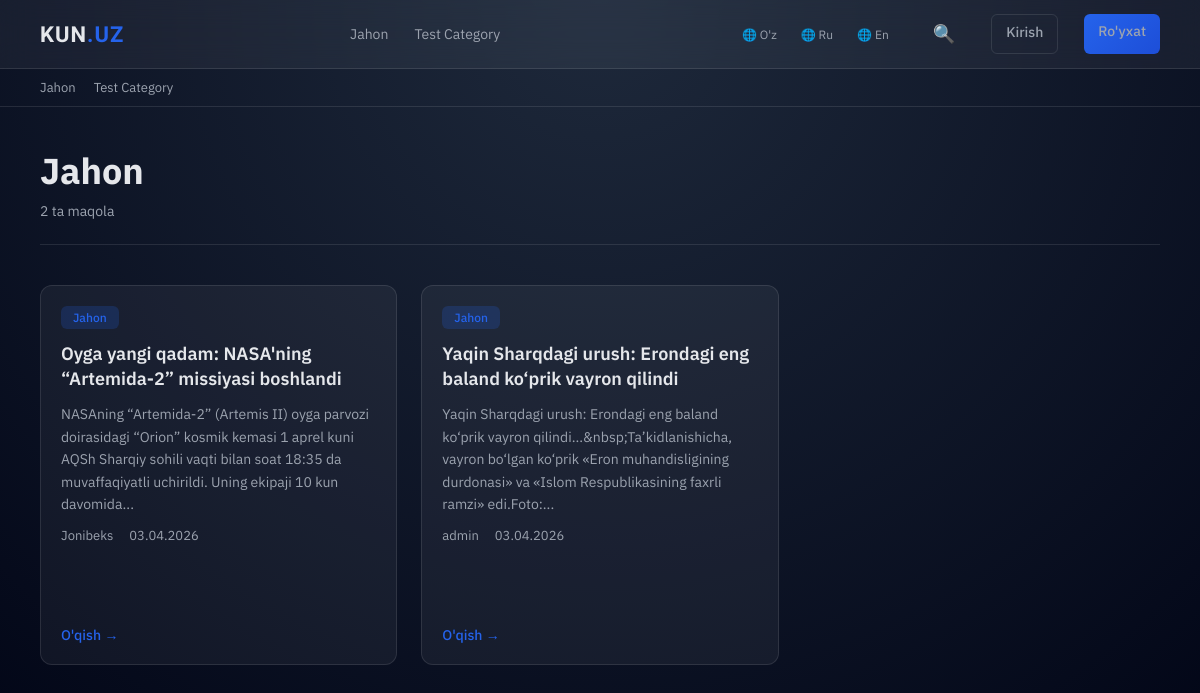
Screenshot of /uz/category/jahon/ with the database file from the repository.
### news/models.py (models this page shows, shortened)
class Category(models.Model):
    name = models.CharField(max_length=150,verbose_name="Kategoriya nomi")
    slug = models.SlugField(unique=True)
    parent = models.ForeignKey("self",null=True,blank=True,on_delete=models.CASCADE)
    class Meta:
        db_table = "category"
        ordering = ["-id"]

class Article(models.Model):
    title = models.CharField(max_length=250,verbose_name="Sarlavha")
    slug = models.SlugField(unique=True)
    content = CKEditor5Field(verbose_name="Maqola matni")
    category = models.ForeignKey(Category, on_delete=models.CASCADE,related_name="articles")
    author = models.ForeignKey(settings.AUTH_USER_MODEL, on_delete=models.CASCADE, related_name="articles")
    status = models.CharField(max_length=20,choices=ArticleStatusChoice.choices, default=ArticleStatusChoice.DRAFT)
    created_at = models.DateTimeField(auto_now_add=True)
    updated_at = models.DateTimeField(auto_now=True)
    class Meta:
        db_table = "article"
        ordering = ["id"]

### accounts/models.py (models this page shows)
class CustomUser(AbstractUser):
    age = models.PositiveIntegerField(null=True, blank=True)

### news/views.py (the view)
# urls.py: path("category/<str:slug>/",CategoryNews.as_view(),name="category-news"),
class CategoryNews(View):
    def get(self, request, slug):
        category = get_object_or_404(Category, slug=slug)
        news = category.articles.all()
        return render(request,"articles/category-news.html",context={"category": category, "news": news})

### news/context_processors.py (called while the page is built)
def categories(request):
    current_lang = get_language() or 'uz'
    if current_lang not in TRANSLATIONS:
        current_lang = 'uz'
    all_categories = Category.objects.all().order_by('name')
    navbar_cats = Category.objects.filter(parent__isnull=True).order_by('name')[:8]
    footer_cats = Category.objects.all().order_by('name')[:12]
    return {
        'categories': all_categories,
        'navbar_categories': navbar_cats,
        'footer_categories': footer_cats,
        'current_language': current_lang,
        'translations': TRANSLATIONS.get(current_lang, {}),
        'available_languages': [
            {'code': 'uz', 'name': 'O\'zbekcha', 'short': 'O\'z'},
            {'code': 'ru', 'name': 'Ruscha', 'short': 'Ru'},
            {'code': 'en', 'name': 'Inglizcha', 'short': 'En'},
        ],
    }

### news/templatetags/custom_filters.py (called while the page is built)
@register.filter
def strip_html_and_media(value, length=200):
    if not value:
        return ""
    value = re.sub(r'<script[^>]*>.*?</script>', '', value, flags=re.DOTALL | re.IGNORECASE)
    value = re.sub(r'<style[^>]*>.*?</style>', '', value, flags=re.DOTALL | re.IGNORECASE)
    value = re.sub(r'<iframe[^>]*>.*?</iframe>', '', value, flags=re.DOTALL | re.IGNORECASE)
    value = re.sub(r'<figure[^>]*>.*?</figure>', '', value, flags=re.DOTALL | re.IGNORECASE)
    text = strip_tags(value).strip()
    text = re.sub(r'\s+', ' ', text)
    if len(text) > length:
        text = text[:length].rsplit(' ', 1)[0] + '...'
    else:
        text = text + ('...' if len(strip_tags(value)) > length else '')
    return text

### templates/articles/category-news.html (shortened to what this page needs)
{% extends "base.html" %}
{% load custom_filters %}
{% block content %}
<div class="category-section">
    <div class="category-header">
        <h1 class="category-title">{{ category.name }}</h1>
        <p class="category-count">{{ news|length }} ta maqola</p>
    </div>
    {% if news %}
        <div class="articles-grid">
            {% for article in news %}
                <article class="article-card">
                    <div class="card-header">
                        <span class="category-tag">{{ article.category.name }}</span>
                    </div>
                    <h3 class="card-title">
                        <a href="{% url 'article-detail' article.slug %}">{{ article.title }}</a>
                    </h3>
                    {% if article.content %}
                        <p class="card-excerpt">
                            {{ article.content | strip_html_and_media:200 }}
                        </p>
                    {% endif %}
                    <div class="card-meta">
                        <span>{{ article.author }}</span>
                        <span>{{ article.created_at|date:"d.m.Y" }}</span>
                    </div>
                    <a href="{% url 'article-detail' article.slug %}" class="card-link">
                        O'qish →
                    </a>
                </article>
            {% endfor %}
        </div>
    {% else %}
        <div class="no-articles">
            <p>Bu kategoriyada maqolalar hali qo'shilmagan</p>
        </div>
    {% endif %}
</div>
{% endblock content %}

### templates/base.html (shortened to what this page needs)
<!DOCTYPE html>
<html lang="uz">
<head>
</head>
<body>
    <div class="navbar">
        <div class="nav-container">
            <div class="logo">
                <a href="/">KUN<span>.UZ</span></a>
            </div>
            <div class="nav-links">
                {% for category in navbar_categories %}
                    <a href="{% url 'category-news' category.slug %}">{{ category.name }}</a>
                {% empty %}
                    <p style="color: var(--text-muted); font-size: 14px;">Kategoriyalar mavjud emas</p>
                {% endfor %}
            </div>
            <div class="nav-links">
                <div class="language-switcher">
                    <a href="#" onclick="changeLang('uz'); return false;">🌐 O'z</a>
                    <a href="#" onclick="changeLang('ru'); return false;">🌐 Ru</a>
                    <a href="#" onclick="changeLang('en'); return false;">🌐 En</a>
                </div>
                <button class="search-icon-btn" id="searchToggle" title="Qidirish" type="button">🔍</button>
                {% if user.is_authenticated %}
                    <div class="user-menu">
                        <button class="user-btn" id="userMenuBtn">👤 {{ user.username }}</button>
                        <div class="dropdown-menu" id="userDropdown">
                            <a href="{% url 'password_change' %}">🔐 Parol o'zgartirish</a>
                            <a href="{% url 'logout' %}">🚪 Chiqish</a>
                        </div>
                    </div>
                {% else %}
                    <a href="{% url 'login' %}" class="btn-auth btn-login">Kirish</a>
                    <a href="{% url 'signup' %}" class="btn-auth btn-signup">Ro'yxat</a>
                {% endif %}
            </div>
        </div>
    </div>
    <div class="sub-nav">
        {% for category in footer_categories %}
            <a href="{% url 'category-news' category.slug %}">{{ category.name }}</a>
        {% empty %}
            <p style="color: var(--text-muted); font-size: 13px;">Kategoriyalar mavjud emas</p>
        {% endfor %}
    </div>
    <div class="container fade-in">
        {% block content %}
        {% endblock content %}
    </div>
</body>
</html>

### templates/base.html (style rules this page uses)
:root { --bg-main: #0f172a; --bg-glass: rgba(255, 255, 255, 0.05); --accent: #2563eb; --text-main: #e5e7eb; --text-muted: #9ca3af; --border: rgba(255,255,255,0.1); }
* { margin: 0; padding: 0; box-sizing: border-box; }
body { font-family: 'IBM Plex Sans', sans-serif; background: radial-gradient(circle at top, #1e293b, #020617); color: var(--text-main); }
a { text-decoration: none; color: inherit; }
.navbar { position: sticky; top: 0; z-index: 1000; backdrop-filter: blur(16px); background: var(--bg-glass); border-bottom: 1px solid var(--border); padding: 14px 40px; }
.nav-container { display: flex; justify-content: space-between; align-items: center; gap: 20px; width: 100%; }
.logo { font-family: 'Clash Display', sans-serif; font-size: 22px; font-weight: 600; letter-spacing: 1px; }
.logo span { color: var(--accent); }
.nav-links { display: flex; gap: 26px; }
.nav-links a { font-size: 14px; color: var(--text-muted); position: relative; transition: 0.3s; }
.nav-links a::after { content: ""; position: absolute; width: 0%; height: 2px; background: var(--accent); left: 0; bottom: -4px; transition: 0.3s; }
.language-switcher { display: flex; gap: 8px; align-items: center; }
.language-switcher a { font-size: 12px; color: var(--text-muted); padding: 4px 8px; border-radius: 4px; transition: all 0.2s ease; }
.btn-auth { padding: 8px 14px; border-radius: 6px; font-size: 13px; font-weight: 500; transition: all 0.3s ease; border: none; }
.btn-login { background: transparent; border: 1px solid var(--border); color: var(--text-muted); }
.btn-signup { background: linear-gradient(135deg, var(--accent), #1d4ed8); color: white; border: none; }
.sub-nav { display: flex; gap: 18px; padding: 10px 40px; border-bottom: 1px solid var(--border); overflow-x: auto; }
.sub-nav a { font-size: 13px; color: var(--text-muted); white-space: nowrap; transition: 0.3s; }
.container { padding: 40px; max-width: 1200px; margin: auto; }
.fade-in { animation: fadeIn 0.6s ease forwards; opacity: 0; }
.articles-grid { display: grid; grid-template-columns: repeat(auto-fill, minmax(320px, 1fr)); gap: 24px; margin-bottom: 40px; }
.article-card { background: var(--bg-glass); border: 1px solid var(--border); border-radius: 12px; padding: 20px; transition: all 0.3s ease; overflow: hidden; position: relative; display: flex; flex-direction: column; min-height: 380px; height: 100%; }
.article-card::before { content: ""; position: absolute; top: 0; left: -100%; width: 100%; height: 100%; background: linear-gradient(90deg, transparent, rgba(255,255,255,0.1), transparent); transition: left 0.5s ease; }
.card-header { margin-bottom: 12px; }
.category-tag { display: inline-block; background: rgba(37, 99, 235, 0.2); color: var(--accent); padding: 4px 12px; border-radius: 6px; font-size: 12px; font-weight: 500; }
.card-title { font-size: 18px; font-weight: 600; line-height: 1.4; margin-bottom: 12px; color: var(--text-main); }
.card-title a { transition: color 0.3s ease; }
.card-meta { display: flex; gap: 16px; font-size: 13px; color: var(--text-muted); margin-bottom: 14px; }
.card-link { display: inline-block; color: var(--accent); font-size: 14px; font-weight: 500; transition: all 0.3s ease; position: relative; margin-top: auto; }
.card-link::after { content: ""; position: absolute; width: 0; height: 2px; background: var(--accent); bottom: -4px; left: 0; transition: width 0.3s ease; }
.search-icon-btn { background: none; border: none; color: var(--text-muted); font-size: 18px; cursor: pointer; padding: 8px 10px; border-radius: 6px; transition: all 0.3s ease; display: flex; align-items: center; justify-content: center; min-width: 40px; min-height: 40px; }

### templates/articles/category-news.html (style rules this page uses)
.category-section { animation: fadeIn 0.6s ease; }
.category-header { margin-bottom: 40px; padding-bottom: 24px; border-bottom: 1px solid var(--border); }
.category-title { font-size: 36px; font-weight: 700; margin-bottom: 8px; color: var(--text-main); }
.category-count { color: var(--text-muted); font-size: 14px; }
.card-excerpt { font-size: 14px; color: var(--text-muted); line-height: 1.6; margin-bottom: 12px; }

### rows the page displays
Category: name "Jahon"
Category: name "Test Category"
Article: category.name "Jahon", title "Oyga yangi qadam: NASA'ning “Artemida-2” missiyasi boshlandi", content "NASAning “Artemida-2” (Artemis II) oyga parvozi doirasidagi “Orion” kosmik kemasi 1 aprel kuni AQSh Sharqiy sohili vaqti bilan soat 18:35 da muvaffaqiyatli uchirildi. Uning ekipaji 10 kun davomida...", author "Jonibeks", created_at "03.04.2026"
Article: category.name "Jahon", title "Yaqin Sharqdagi urush: Erondagi eng baland ko‘prik vayron qilindi", content "Yaqin Sharqdagi urush: Erondagi eng baland ko‘prik vayron qilindi...&nbsp;Ta’kidlanishicha, vayron bo‘lgan ko‘prik «Eron muhandisligining durdonasi» va «Islom Respublikasining faxrli ramzi» edi.Foto:...", author "admin", created_at "03.04.2026"

### other values shown
{{ news|length }} "2"
